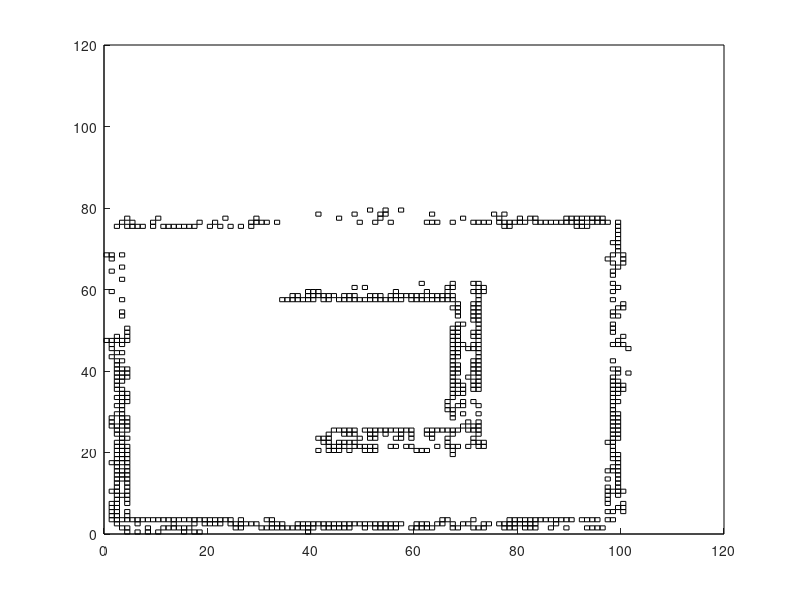

The MATLAB script that drew this image:
%%%%%%%%%%%%%%%%%%%%%%%%%%%%%%%%%%%%%
%    Make a map from a .dat file    %
%                                   %
%    Created By: Daniel Kulas       %
%             10/15/12              %
%                                   %
%%%%%%%%%%%%%%%%%%%%%%%%%%%%%%%%%%%%%


%%%%%%%%%%%%%%%%%%%%%%%%%%%%%%%%%%%%%%%%%%%%%%%%%%
%%%%%%%%% Load up .dat map generated by robot%%%%%
%%%%%%%%%%%%%%%%%%%%%%%%%%%%%%%%%%%%%%%%%%%%%%%%%%
load robot_map.dat
robotmap = robot_map;

%%%%%%%%%%%%%%%%%%%%%%%%%%%%%%%%%%%%%%%%%%%%%%%%%%%%%%%%%%%%%%%%%%%%%%%%%%%%%%%%%%%%%%%
%%%%%%%% The (0,0) is the starting coordinate for the map, and the (120, 120)  %%%%%%%%
%%%%%%%% value is the max location/size of map. Create a rectangle in place    %%%%%%%% 
%%%%%%%%         of where the map specifies an obstacle                        %%%%%%%%
%%%%%%%%%%%%%%%%%%%%%%%%%%%%%%%%%%%%%%%%%%%%%%%%%%%%%%%%%%%%%%%%%%%%%%%%%%%%%%%%%%%%%%%


rectangle('Position',[0,0,120,120]) % 8m x 8m
val = 0;

free_val = 0;
obstacle_val = 0;

for i = 1:1:120
    for j = 1:1:120
        val = robotmap(i,j);
        if val >= 1
            rectangle('Position',[i-1,j-1, 1, 1]);
        end
    end
end


